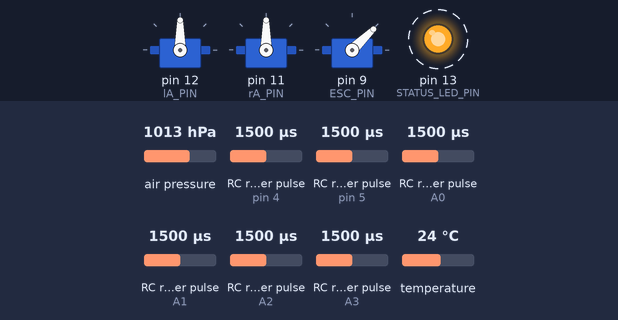
Bench run of a sketch on a simulated Arduino Uno, built with avr-gcc and run on an emulated ATmega328P. Shown: 3 × servo, output pins drawn as LEDs (lit = HIGH). Wiring (inferred from the names in the program): 6 × RC receiver channel: data pin 4 / data pin 5 / data A0 / data A1 / data A2 / data A3. Dashed ring = blinking. The inputs (shaded band) are chosen by the test bench; at power-on: RC receiver pulse (sensors on pin 4, pin 5, A0, A2, A1, A3) 1500 µs, air pressure 1013 hPa, temperature 24 °C. What the sketch prints to the serial monitor is not drawn.

Above: at 1.25 s.
1.3 s: RC receiver pulse (sensor on pin 4) set to 1980 µs
At 1.9 s:
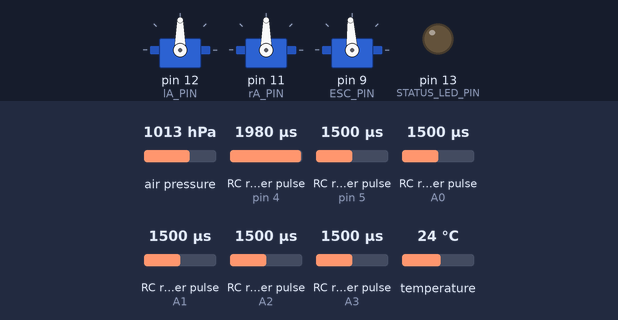
2.9 s: RC receiver pulse (sensor on pin 5) set to 1794 µs
5.9 s: RC receiver pulse (sensor on pin 5) set to 1810 µs
At 8.6 s:
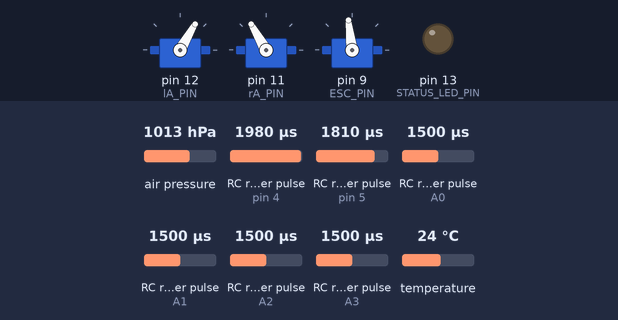
8.9 s: RC receiver pulse (sensor on A0) set to 1020 µs
At 9.45 s:
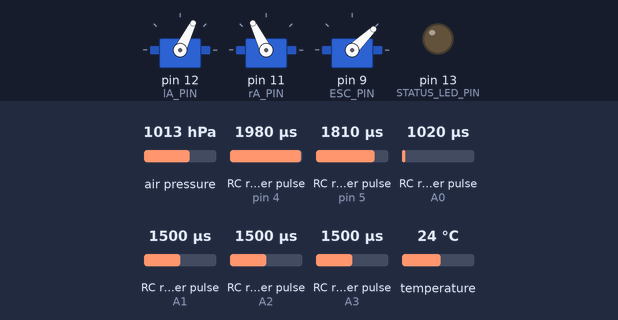
11.9 s: RC receiver pulse (sensor on A2) set to 1020 µs
14.9 s: RC receiver pulse (sensor on pin 4) set to 1892 µs
17.9 s: RC receiver pulse (sensor on pin 4) set to 1884 µs
At 18.82 s:
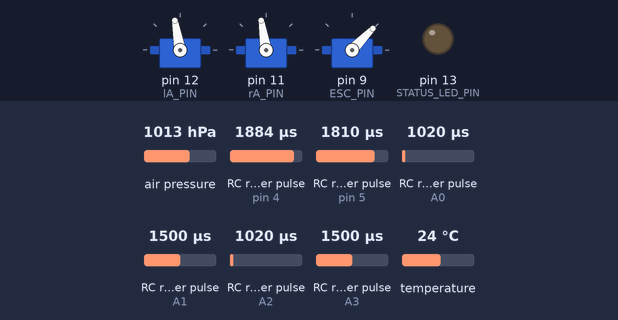
Timing chart, 0 to 21.9 s (numbered marks = the images above; inputs shaded):
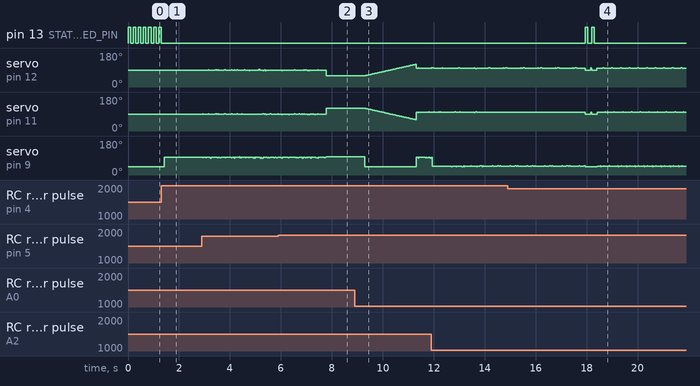

Measured:
- the behaviour switches between 1809 and 1810 µs on RC receiver pulse (sensor on pin 5) (found by bisection; images 1 and 2)
- the behaviour switches between 1885 and 1884 µs on RC receiver pulse (sensor on pin 4) (found by bisection; images 3 and 4)
- after the input at 1.3 s, pin 13 (STATUS_LED_PIN): goes on until 1.3 s, then stays LOW; servo on pin 9 (ESC_PIN): 44° → 93° after 0.13 s
- after the input at 17.9 s, pin 13 (STATUS_LED_PIN): alternates HIGH for 0.10 s and LOW for 0.16 s, 4 changes in all, then stays LOW, starting after 0.05 s
- by itself, pin 13 (STATUS_LED_PIN): alternates HIGH for 0.10 s and LOW for 0.10 s

The sketch:

RCTest3_AltHold_.ino
```cpp
/**
 * Author: Nitish Chennoju
 * Version 2
 * Three RC Modes: FLY, STOP, HOLD. FLY mode enables full RC control. STOP sets power 0 to motor and resets servo position. HOLD mode holds all current positions
*/

// Connect VCC of the BMP085 sensor to 3.3V (NOT 5.0V!)
// Connect GND to Ground
// Connect SCL to i2c clock - on '168/'328 Arduino Uno/Duemilanove/etc thats Analog 5
// Connect SDA to i2c data - on '168/'328 Arduino Uno/Duemilanove/etc thats Analog 4
// EOC is not used, it signifies an end of conversion
// XCLR is a reset pin, also not used here

#include <Wire.h>
#include <Adafruit_BMP085.h>
#include <Servo.h>
#include <EnableInterrupt.h>


#define SERIAL_PORT_SPEED 115200
#define RC_NUM_CHANNELS  6

#define RC_CH1  0
#define RC_CH2  1
#define RC_CH3  2
#define RC_CH4  3
#define RC_CH5  4
#define RC_CH6  5

#define RC_CH1_INPUT  A0
#define RC_CH2_INPUT  A1
#define RC_CH3_INPUT  A2
#define RC_CH4_INPUT  A3

#define RC_CH5_INPUT  /*A4*/4
#define RC_CH6_INPUT  /*A5*/5


uint16_t rc_values[RC_NUM_CHANNELS];
uint32_t rc_start[RC_NUM_CHANNELS];
volatile uint16_t rc_shared[RC_NUM_CHANNELS];

//MY VARIABLES
Adafruit_BMP085 bmp;
float initialAltitude;
boolean once2 = true;


const float servoC = 90.0/1500.0;

Servo leftAileron;
Servo rightAileron;
Servo esc;

const int LAND_SERVO_OFFSET = 30;
int pos = 90;


boolean once = true;
int lPos;
int rPos;
float Delay;

const int ESC_PIN = 9;
const int lA_PIN = 12;
const int rA_PIN = 11;
const int STATUS_LED_PIN = 13;

void rc_read_values() {
  noInterrupts();
  memcpy(rc_values, (const void *)rc_shared, sizeof(rc_shared));
  interrupts();
}

void calc_input(uint8_t channel, uint8_t input_pin) {
  if (digitalRead(input_pin) == HIGH) {
    rc_start[channel] = micros();
  } else {
    uint16_t rc_compare = (uint16_t)(micros() - rc_start[channel]);
    rc_shared[channel] = rc_compare;
  }
}

void calc_ch1() { calc_input(RC_CH1, RC_CH1_INPUT); }
void calc_ch2() { calc_input(RC_CH2, RC_CH2_INPUT); }
void calc_ch3() { calc_input(RC_CH3, RC_CH3_INPUT); }
void calc_ch4() { calc_input(RC_CH4, RC_CH4_INPUT); }
void calc_ch5() { calc_input(RC_CH5, RC_CH5_INPUT); }
void calc_ch6() { calc_input(RC_CH6, RC_CH6_INPUT); }

void setup() {
  Serial.begin(SERIAL_PORT_SPEED);

  if (!bmp.begin()) {
  Serial.println("Could not find a valid BMP085 sensor, check wiring!");
  //while (1) {}
  }

  initialAltitude = bmp.readAltitude(101500);

  leftAileron.attach(lA_PIN);
  rightAileron.attach(rA_PIN);
  esc.attach(ESC_PIN);

  esc.writeMicroseconds(1000);

  pinMode(RC_CH1_INPUT, INPUT);
  pinMode(RC_CH2_INPUT, INPUT);
  pinMode(RC_CH3_INPUT, INPUT);
  pinMode(RC_CH4_INPUT, INPUT);
  pinMode(RC_CH5_INPUT, INPUT);
  pinMode(RC_CH6_INPUT, INPUT);

  pinMode(STATUS_LED_PIN, OUTPUT);

  enableInterrupt(RC_CH1_INPUT, calc_ch1, CHANGE);
  enableInterrupt(RC_CH2_INPUT, calc_ch2, CHANGE);
  enableInterrupt(RC_CH3_INPUT, calc_ch3, CHANGE);
  enableInterrupt(RC_CH4_INPUT, calc_ch4, CHANGE);
  enableInterrupt(RC_CH5_INPUT, calc_ch5, CHANGE);
  enableInterrupt(RC_CH6_INPUT, calc_ch6, CHANGE);
}

void loop() {
  rc_read_values();

  Serial.print("MODE:\t");

  //When FLY mode is enabled
  if(rc_values[RC_CH5] > 1850){

    if(rc_values[RC_CH6] > 1400 && rc_values[RC_CH6] < 1600){
      //ALT HOLD
      if(once2){
        initialAltitude = bmp.readAltitude(101500);
        once2 = false;
      }

      float alt = /*(int)*/(bmp.readAltitude(101500)-initialAltitude);

      if(abs(alt) <= 4){
        leftAileron.write(90 - (15*alt));
        rightAileron.write(90 + (15*alt));
      }else{
        if(alt > 0){
          leftAileron.write(50);
          rightAileron.write(140);
        }else{
          leftAileron.write(140);
          rightAileron.write(50);
        }
      }


      Serial.print("ALT HOLD\t");

      Serial.print("Alt: ");
      Serial.print(alt);
      Serial.print("\tTemperature: ");
      Serial.println(bmp.readTemperature());


      once = true;

    }else if(rc_values[RC_CH6] > 1850) {
      //LANDING MODE
      Serial.println("LAND");

        if(once){
          once = false;
          Delay = 3000.0 / abs(LAND_SERVO_OFFSET - 120.0);      //3000 ms

          leftAileron.write(90-LAND_SERVO_OFFSET);
          rightAileron.write(90+LAND_SERVO_OFFSET);

          delay(1500);

          esc.writeMicroseconds(1000);

          for(int i = 0; i <= 2*LAND_SERVO_OFFSET; i++){
            leftAileron.write((90-LAND_SERVO_OFFSET)+i);
            rightAileron.write((90+LAND_SERVO_OFFSET)-i);
            delay(Delay);
          }

        }
        once2 = true;

      }else{
        Serial.print("FLY\t");

        //ROLL
        if((rc_values[RC_CH1] * servoC) >= 100){
          pos = 80;
        }else if((rc_values[RC_CH1] * servoC) <= 80){
          pos = 100;
        }else{
          pos = 180 - (rc_values[RC_CH1] * servoC);
        }

        //PITCH
        if((rc_values[RC_CH2] * servoC) >= 105){
          leftAileron.write(pos-15);
          rightAileron.write(pos+15);
          Serial.print("Left: ");
          Serial.print(pos + 15);
          Serial.print("\tRight: ");
          Serial.print(pos - 15);
        }else if((rc_values[RC_CH2] * servoC) <= 75){
          leftAileron.write(pos+15);
          rightAileron.write(pos-15);
          Serial.print("Left: ");
          Serial.print(pos - 15);
          Serial.print("\tRight: ");
          Serial.print(pos + 15);
        }else{
          leftAileron.write(pos - (rc_values[RC_CH2] * servoC - 90));
          rightAileron.write(pos + (rc_values[RC_CH2] * servoC - 90));
          Serial.print("Left: ");
          Serial.print(pos - (rc_values[RC_CH2] * servoC - 90));
          Serial.print("\tRight: ");
          Serial.print(pos + (rc_values[RC_CH2] * servoC - 90));
        }

        lPos = leftAileron.read();
        rPos = rightAileron.read();


        //THROTTLE
        Serial.print("\tMotor Power: ");
        if(rc_values[RC_CH3] < 1000){
          esc.writeMicroseconds(1000);
          Serial.print(1000);
        }else if(rc_values[RC_CH3] > 2000){
          esc.writeMicroseconds(2000);
          Serial.print(2000);
        }else{
          esc.writeMicroseconds(rc_values[RC_CH3]);
          Serial.print(rc_values[RC_CH3]);
        }

        once = true;
        once2 = true;
        Serial.println();
      }
    }else{
      leftAileron.write(90);
      rightAileron.write(90);
      esc.writeMicroseconds(1000);
      Serial.println("STOP");

      digitalWrite(STATUS_LED_PIN, HIGH);
      delay(100);
      digitalWrite(STATUS_LED_PIN, LOW);
      delay(100);
      once = true;
      once2 = true;
    }

}
```
